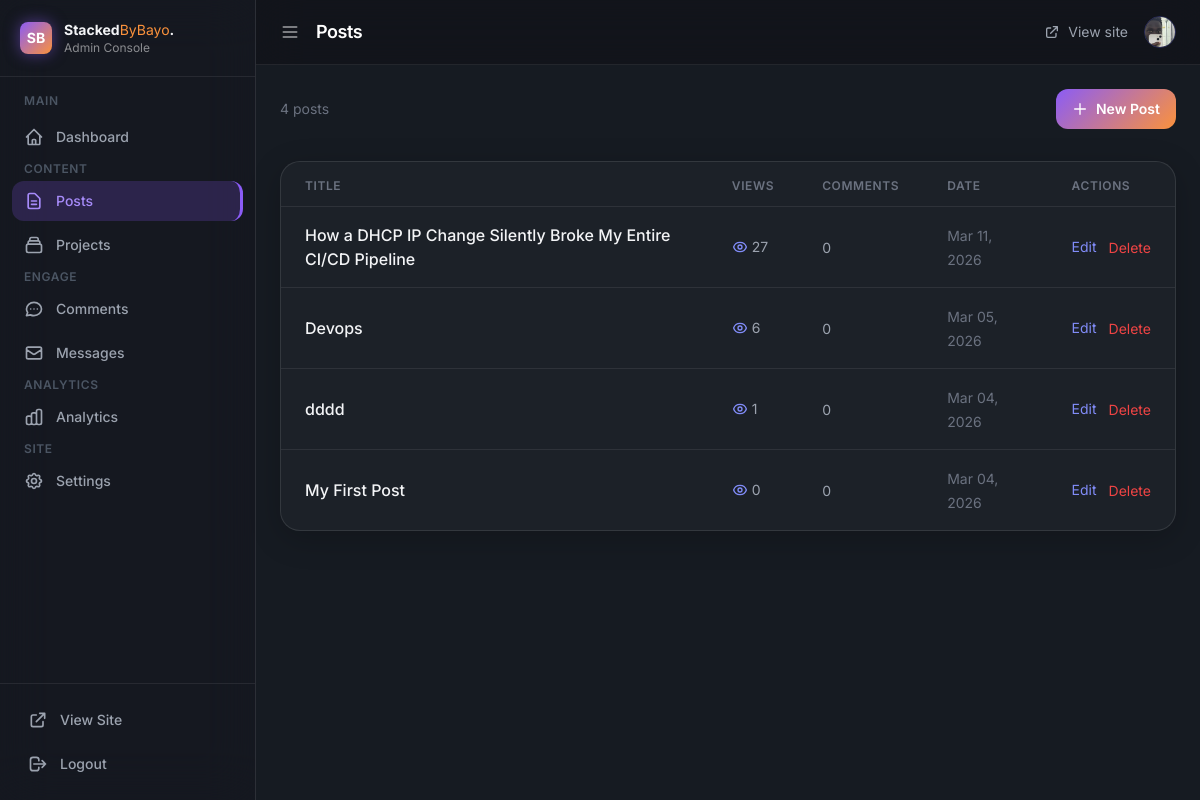
The app's page /admin/posts (signed in), older data.
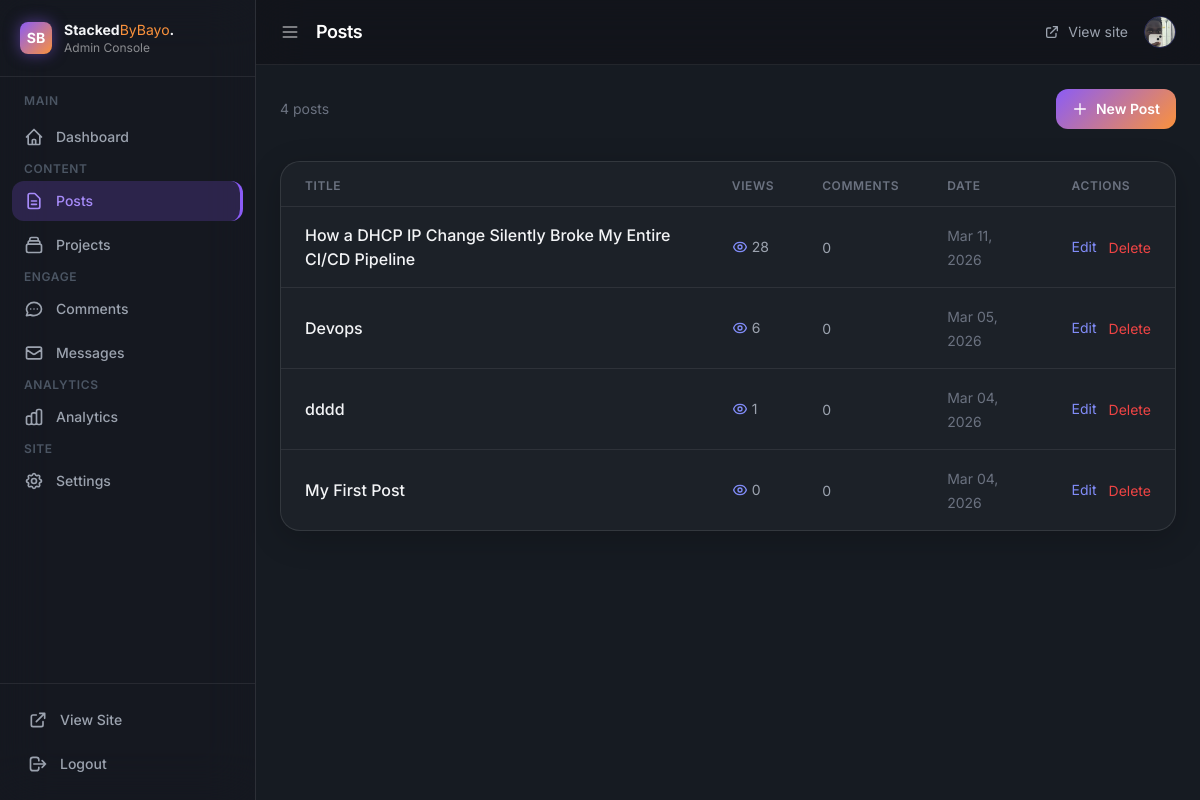
The same page, newer data.
### app/models.py (models this page shows)
class Post(db.Model):
    id = db.Column(db.Integer, primary_key=True)
    title = db.Column(db.String(200), nullable=False)
    body = db.Column(db.Text, nullable=False)
    created_at = db.Column(db.DateTime, default=datetime.utcnow)
    views = db.Column(db.Integer, default=0)
    comments = db.relationship('Comment', backref='post', lazy=True)

### app/__init__.py (the view)
    @app.route("/admin/posts")
    def admin_posts():
        if not session.get("admin"):
            return redirect(url_for("admin_login"))
        posts = Post.query.order_by(Post.created_at.desc()).all()
        return render_template("admin_posts.html", posts=posts, **admin_context())

### app/templates/admin_posts.html (shortened to what this page needs)
{% extends "admin_base.html" %}
{% block page_title %}Posts{% endblock %}
{% block content %}
<div class="flex justify-between items-center mb-8">
    <p class="text-gray-500 text-sm">{{ posts|length }} post{{ 's' if posts|length != 1 }}</p>
    <a href="/admin/post/new"
        class="gradient-bg text-white font-semibold px-4 py-2.5 rounded-xl hover:opacity-90 transition text-sm flex items-center gap-2">
        <svg class="w-4 h-4" fill="none" viewBox="0 0 24 24" stroke="currentColor">
            <path stroke-linecap="round" stroke-linejoin="round" stroke-width="2" d="M12 4v16m8-8H4"/>
        </svg>
        New Post
    </a>
</div>
{% if posts %}
<div class="glass-panel overflow-hidden">
    <table class="w-full">
        <thead>
            <tr class="border-b border-[rgba(255,255,255,0.08)] px-6">
                <th class="text-left text-xs font-semibold text-gray-500 uppercase tracking-wider pb-3 pt-4 px-6">Title</th>
                <th class="text-left text-xs font-semibold text-gray-500 uppercase tracking-wider pb-3 pt-4 px-6">Views</th>
                <th class="text-left text-xs font-semibold text-gray-500 uppercase tracking-wider pb-3 pt-4 px-6">Comments</th>
                <th class="text-left text-xs font-semibold text-gray-500 uppercase tracking-wider pb-3 pt-4 px-6">Date</th>
                <th class="text-left text-xs font-semibold text-gray-500 uppercase tracking-wider pb-3 pt-4 px-6">Actions</th>
            </tr>
        </thead>
        <tbody class="divide-y divide-[rgba(255,255,255,0.08)]">
            {% for post in posts %}
            <tr class="hover:bg-white/[0.03] transition">
                <td class="py-4 px-6">
                    <a href="/blog/{{ post.id }}" target="_blank"
                        class="font-medium hover:text-indigo-400 transition">
                        {{ post.title }}
                    </a>
                </td>
                <td class="py-4 px-6">
                    <span class="flex items-center gap-1 text-gray-400 text-sm">
                        {{ post.views or 0 }}
                    </span>
                </td>
                <td class="py-4 px-6">
                    <span class="text-gray-400 text-sm">{{ post.comments|length }}</span>
                </td>
                <td class="py-4 px-6">
                    <span class="text-gray-500 text-sm">{{ post.created_at.strftime('%b %d, %Y') }}</span>
                </td>
                <td class="py-4 px-6">
                    <div class="flex items-center gap-3">
                        <a href="/admin/post/{{ post.id }}/edit"
                            class="text-indigo-400 hover:text-indigo-300 text-sm transition">Edit</a>
                        <form method="POST" action="/admin/post/{{ post.id }}/delete"
                            onsubmit="return confirm('Delete this post?')">
                            <button type="submit"
                                class="text-red-500 hover:text-red-400 text-sm transition">Delete</button>
                        </form>
                    </div>
                </td>
            </tr>
            {% endfor %}
        </tbody>
    </table>
</div>
{% endif %}
{% endblock %}

### app/templates/admin_base.html (shortened to what this page needs)
<!DOCTYPE html>
<html lang="en">
<head>
    <script src="https://cdn.tailwindcss.com"></script>
</head>
<body class="min-h-screen flex text-gray-100">
    <aside id="sidebar" class="sidebar fixed top-0 left-0 h-full w-64 z-50 flex flex-col -translate-x-full lg:translate-x-0 transition-transform duration-300" style="background:rgba(20,20,30,0.4); backdrop-filter:blur(24px); border-right:1px solid rgba(255,255,255,0.1);">
        <div class="flex items-center gap-3 px-5 py-5 border-b border-[rgba(255,255,255,0.08)]">
            <div class="w-8 h-8 rounded-lg gradient-bg flex items-center justify-center text-white font-bold text-sm shrink-0 shadow-[0_0_15px_rgba(139,92,246,0.5)]">SB</div>
            <div class="logo-text">
                <p class="font-bold text-sm">Stacked<span style="color:#fb923c;font-weight:400;">ByBayo</span>.</p>
                <p class="text-[rgba(255,255,255,0.5)] text-xs">Admin Console</p>
            </div>
        </div>
        <nav class="flex-1 px-3 py-4 space-y-1 overflow-y-auto">
            <p class="label text-gray-600 text-xs font-semibold uppercase tracking-wider px-3 mb-2">Main</p>
            <a href="/admin" class="nav-item {% if request.path == '/admin' %}active{% endif %} flex items-center gap-3 px-3 py-2.5 rounded-xl text-gray-400 text-sm font-medium">
                <svg class="nav-icon w-5 h-5 shrink-0" fill="none" viewBox="0 0 24 24" stroke="currentColor">
                    <path stroke-linecap="round" stroke-linejoin="round" stroke-width="2" d="M3 12l2-2m0 0l7-7 7 7M5 10v10a1 1 0 001 1h3m10-11l2 2m-2-2v10a1 1 0 01-1 1h-3m-6 0a1 1 0 001-1v-4a1 1 0 011-1h2a1 1 0 011 1v4a1 1 0 001 1m-6 0h6"/>
                </svg>
                <span class="label">Dashboard</span>
            </a>
            <p class="label text-gray-600 text-xs font-semibold uppercase tracking-wider px-3 mt-4 mb-2">Content</p>
            <a href="/admin/posts" class="nav-item {% if '/admin/post' in request.path %}active{% endif %} flex items-center gap-3 px-3 py-2.5 rounded-xl text-gray-400 text-sm font-medium">
                <svg class="nav-icon w-5 h-5 shrink-0" fill="none" viewBox="0 0 24 24" stroke="currentColor">
                    <path stroke-linecap="round" stroke-linejoin="round" stroke-width="2" d="M9 12h6m-6 4h6m2 5H7a2 2 0 01-2-2V5a2 2 0 012-2h5.586a1 1 0 01.707.293l5.414 5.414a1 1 0 01.293.707V19a2 2 0 01-2 2z"/>
                </svg>
                <span class="label">Posts</span>
            </a>
            <a href="/admin/projects" class="nav-item {% if '/admin/project' in request.path %}active{% endif %} flex items-center gap-3 px-3 py-2.5 rounded-xl text-gray-400 text-sm font-medium">
                <span class="label">Projects</span>
            </a>
            <p class="label text-gray-600 text-xs font-semibold uppercase tracking-wider px-3 mt-4 mb-2">Engage</p>
            <a href="/admin/comments" class="nav-item {% if '/admin/comment' in request.path %}active{% endif %} flex items-center gap-3 px-3 py-2.5 rounded-xl text-gray-400 text-sm font-medium">
                <span class="label">Comments</span>
            </a>
            <a href="/admin/messages" class="nav-item {% if '/admin/message' in request.path %}active{% endif %} flex items-center gap-3 px-3 py-2.5 rounded-xl text-gray-400 text-sm font-medium">
                <svg class="nav-icon w-5 h-5 shrink-0" fill="none" viewBox="0 0 24 24" stroke="currentColor">
                    <path stroke-linecap="round" stroke-linejoin="round" stroke-width="2" d="M3 8l7.89 5.26a2 2 0 002.22 0L21 8M5 19h14a2 2 0 002-2V7a2 2 0 00-2-2H5a2 2 0 00-2 2v10a2 2 0 002 2z"/>
                </svg>
                <span class="label">Messages</span>
            </a>
            <p class="label text-gray-600 text-xs font-semibold uppercase tracking-wider px-3 mt-4 mb-2">Analytics</p>
            <a href="/admin" class="nav-item flex items-center gap-3 px-3 py-2.5 rounded-xl text-gray-400 text-sm font-medium">
                <span class="label">Analytics</span>
            </a>
            <p class="label text-gray-600 text-xs font-semibold uppercase tracking-wider px-3 mt-4 mb-2">Site</p>
            <a href="/admin/settings" class="nav-item {% if '/admin/settings' in request.path %}active{% endif %} flex items-center gap-3 px-3 py-2.5 rounded-xl text-gray-400 text-sm font-medium">
                <span class="label">Settings</span>
            </a>
        </nav>
        <div class="border-t border-[rgba(255,255,255,0.08)] p-4">
            <a href="/" target="_blank" class="nav-item flex items-center gap-3 px-3 py-2.5 rounded-xl text-gray-400 text-sm font-medium mb-1">
                <svg class="w-5 h-5 shrink-0" fill="none" viewBox="0 0 24 24" stroke="currentColor">
                    <path stroke-linecap="round" stroke-linejoin="round" stroke-width="2" d="M10 6H6a2 2 0 00-2 2v10a2 2 0 002 2h10a2 2 0 002-2v-4M14 4h6m0 0v6m0-6L10 14"/>
                </svg>
                <span class="label">View Site</span>
            </a>
            <a href="/admin/logout" class="nav-item flex items-center gap-3 px-3 py-2.5 rounded-xl text-gray-400 text-sm font-medium hover:text-red-400">
                <svg class="w-5 h-5 shrink-0" fill="none" viewBox="0 0 24 24" stroke="currentColor">
                    <path stroke-linecap="round" stroke-linejoin="round" stroke-width="2" d="M17 16l4-4m0 0l-4-4m4 4H7m6 4v1a3 3 0 01-3 3H6a3 3 0 01-3-3V7a3 3 0 013-3h4a3 3 0 013 3v1"/>
                </svg>
                <span class="label">Logout</span>
            </a>
        </div>
    </aside>
    <div id="main-content" class="flex-1 lg:ml-64 min-h-screen flex flex-col transition-all duration-300">
        <header class="sticky top-0 z-40 px-6 py-4 flex items-center justify-between" style="background:rgba(15,15,20,0.5); backdrop-filter:blur(24px); border-bottom:1px solid rgba(255,255,255,0.08);">
            <div class="flex items-center gap-4">
                <button id="toggle-sidebar" class="text-[rgba(255,255,255,0.6)] hover:text-white transition">
                    <svg class="w-5 h-5" fill="none" viewBox="0 0 24 24" stroke="currentColor">
                        <path stroke-linecap="round" stroke-linejoin="round" stroke-width="2" d="M4 6h16M4 12h16M4 18h16"/>
                    </svg>
                </button>
                <h1 class="text-lg font-semibold text-white tracking-tight">{% block page_title %}Dashboard{% endblock %}</h1>
            </div>
            <div class="flex items-center gap-4">
                <a href="/" target="_blank" class="text-gray-400 hover:text-white text-sm transition flex items-center gap-2">
                    <svg class="w-4 h-4" fill="none" viewBox="0 0 24 24" stroke="currentColor">
                        <path stroke-linecap="round" stroke-linejoin="round" stroke-width="2" d="M10 6H6a2 2 0 00-2 2v10a2 2 0 002 2h10a2 2 0 002-2v-4M14 4h6m0 0v6m0-6L10 14"/>
                    </svg>
                    View site
                </a>
                <div class="w-8 h-8 rounded-full overflow-hidden border border-indigo-500/30">
                    {% if profile_exists is defined and profile_exists %}
                    <img src="/static/uploads/profile.jpg" class="w-full h-full object-cover object-top">
                    {% else %}
                    <div class="w-full h-full gradient-bg flex items-center justify-center text-white text-sm font-bold">B</div>
                    {% endif %}
                </div>
            </div>
        </header>
        <main class="flex-1 p-6">
            {% block content %}{% endblock %}
        </main>
    </div>
</body>
</html>

### app/templates/admin_base.html (style rules this page uses)
body { font-family: 'Inter', sans-serif; background: #161B22; color: #f1f5f9; }
.gradient-bg { background: linear-gradient(135deg, #8b5cf6, #fb923c); }
.sidebar { transition: width 0.3s ease; }
.nav-item { transition: background 0.2s ease, color 0.2s ease; }
.nav-item.active { background: rgba(139,92,246,0.2); color: #a78bfa; border-right: 3px solid #8b5cf6; }
.nav-item.active .nav-icon { color: #a78bfa; }
#main-content { transition: margin-left 0.3s ease; }
.glass-panel { background: #1C2128; border: 1px solid rgba(255,255,255,0.1); border-radius: 20px; box-shadow: 0 8px 32px rgba(0,0,0,0.2); }

Row changes from the older to the newer data that the page shows:
changed Post "How a DHCP IP Change Silently Broke My Entire CI/CD Pipeline": views "27" → "28"
